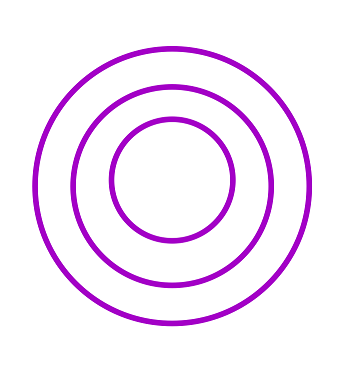
%> input picture code/lest.png, 342 x 373 px
$ octave --eval "result = outimage(imread('lest.png'));"   (GNU Octave 9; MATLAB toolbox functions it lacks are replaced by stand-ins)
%> lines starting %> are read from the running program, lines starting %| are printed output that depends on the picture; in (x1, y1, x2, y2) boxes, pixels count from 0 and x2, y2 are one past the last pixel; in counts of white or black regions, pixels touching at a corner belong together; the program's own positions count from 1
### code/circ.m
function [R,A,B]=circ(x,y,N)
x1 = 0;
x2 = 0;
x3 = 0;
y1 = 0;
y2 = 0;
y3 = 0;
x1y1 = 0;
x1y2 = 0;
x2y1 = 0;
for i = 1 : N
    x1 = x1 + x(i);
    x2 = x2 + x(i)*x(i);
    x3 = x3 + x(i)*x(i)*x(i);
    y1 = y1 + y(i);
    y2 = y2 + y(i)*y(i);
    y3 = y3 + y(i)*y(i)*y(i);
    x1y1 = x1y1 + x(i)*y(i);
    x1y2 = x1y2 + x(i)*y(i)*y(i);
    x2y1 = x2y1 + x(i)*x(i)*y(i);
end
C = N * x2 - x1 * x1;
D = N * x1y1 - x1 * y1;
E = N * x3 + N * x1y2 - (x2 + y2) * x1;
G = N * y2 - y1 * y1;
H = N * x2y1 + N * y3 - (x2 + y2) * y1;
a = (H * D - E * G)/(C * G - D * D);
b = (H * C - E * D)/(D * D - G * C);
c = -(a * x1 + b * y1 + x2 + y2)/N;
A = a/(-2); %x ??
B = b/(-2); %y ??
R = sqrt(a * a + b * b - 4 * c)/2;

### code/outimage.m
function[outrx,outry]=outimage(I)
 [m,n,p]=size(I);
 I=im2bw(I);
 se=strel('square',3);
 Ia=imerode(I,se);
 Iout=I-Ia;
 figure(1);
 imshow(Iout);
 Iout1=Iout;
 N=1;
 for i=1:m
     for j=1:n
         if Iout(i,j)==1
             p(N,1)=i;
             p(N,2)=j;
             N=N+1;
             Iout(i,j+5:end)=0;
         end

     end
 end
 figure(2);
 imshow(Iout);
 outright=Iout;
 [ny,nx]=size(outright);
 numi=0;
for iy=1:ny
    for ix=1:nx
    if outright(iy,ix)==1
        numi= numi+1;
        outrx(numi)=iy;
        outry(numi)=ix;
    end
    end
end
 for i=1:m
     for j=n:(-1):1
         if Iout1(i,j)==1
             p(N,1)=i;
             p(N,2)=j;
             N=N+1;
             Iout1(i,1:j-5)=0;
         end
     end
 end
 figure(3);
 imshow(Iout1);
 outleft=Iout1;
 x=p(:,1);
 y=p(:,2);
 [R,x00,y00]=circ(x,y,N-1);
 disp(['banjing: ' num2str(R),' mm' ]);
 disp(['zuobiaodian:( ' num2str(x00) ,',',num2str(y00),')']);
 figure(4)
 imshow(I);
 hold on
 plot(x00,y00,'r+');
end
%> in outimage, `I=im2bw(I);`:
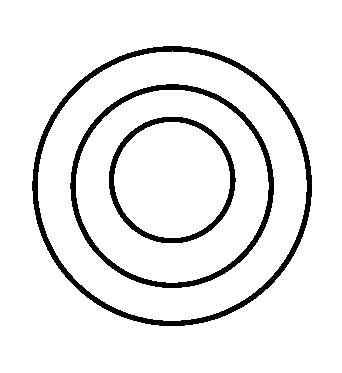
%> I: size 373x342 logical; 92.2% white; 3 black regions, box (x1, y1, x2, y2) and area: (32, 46, 312, 326) 4613, (70, 84, 274, 288) 3341, (109, 117, 236, 243) 2030
%> in outimage, `Ia=imerode(I,se);`:
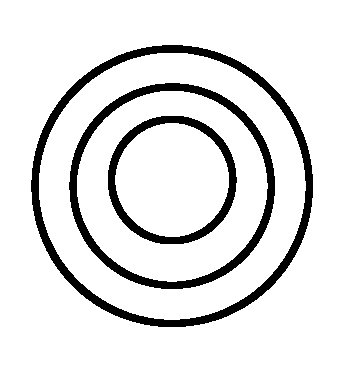
%> Ia: size 373x342 logical; 88.4% white; 3 black regions, box (x1, y1, x2, y2) and area: (31, 45, 313, 327) 6810, (69, 83, 275, 289) 4929, (108, 116, 237, 244) 3000
%> in outimage, `Iout=I-Ia;`:
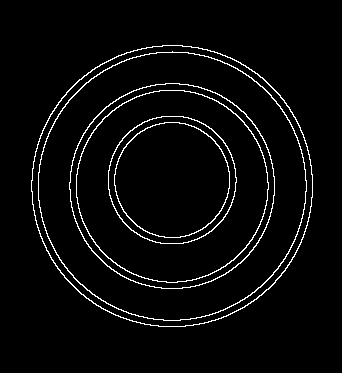
%> Iout: size 373x342 double; values 0 (black) and 1 (white), 3.7% white in thin lines or dots, all inside (x1, y1, x2, y2) = (31, 45, 313, 327)
%> after the loop in outimage, `for i=1:m`:
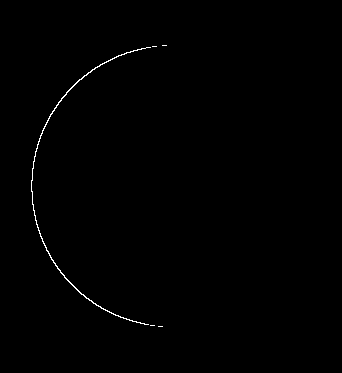
%> Iout: size 373x342 double; values 0 (black) and 1 (white), 0.42% white in thin lines or dots, all inside (x1, y1, x2, y2) = (31, 45, 167, 327)
%> after the loop in outimage, `for i=1:m`: N = 534; p = 533 rows, first 12: [46 163; 46 164; 46 165; 46 166; 46 167; 47 153; 47 154; 47 155; 47 156; 47 157; 48 147; 48 148]
%> after the loop in outimage, `for iy=1:ny`: numi = 533; outrx = 533 values from 46 to 327; outry = 533 values, max 167 at index 5, min 32 at index 261, mean 77.92
%> after the loop in outimage, `for i=1:m`:
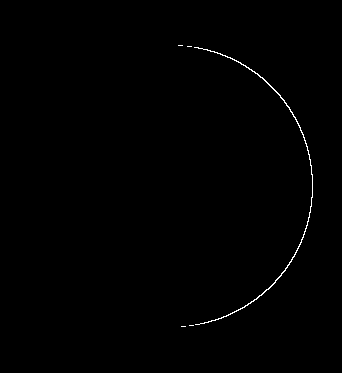
%> Iout1: size 373x342 double; values 0 (black) and 1 (white), 0.42% white in thin lines or dots, all inside (x1, y1, x2, y2) = (178, 45, 313, 327)
%> after the loop in outimage, `for i=1:m`: N = 1065; p = 1064 rows, first 12: [46 163; 46 164; 46 165; 46 166; 46 167; 47 153; 47 154; 47 155; 47 156; 47 157; 48 147; 48 148]
%> in outimage, `x=p(:,1);`: x = 1064 values, max 327 at index 529, min 46 at index 1, mean 186.3
%> in outimage, `y=p(:,2);`: y = 1064 values, max 313 at index 787, min 32 at index 261, mean 172.6
%> the loop in circ, `for i = 1 : N` made 1064 passes
%> (x1, x2, x3, y1, y2, y3, x1y1, x1y2) on passes 1 to 3: (46, 2116, 97336, 163, 26569, 4330747, 7498, 1222174), (92, 4232, 194672, 327, 53465, 8741691, 15042, 2459390), (138, 6348, 292008, 492, 80690, 13233816, 22632, 3711740)
%> after the loop in circ, `for i = 1 : N`: x1 = 198223; x1y1 = 34202585; x1y2 = 7970219017; x2 = 46861559; x2y1 = 8086245707; x3 = 12434248777; y1 = 183595; y2 = 42763225; y3 = 11206179427
%> in circ, `C = N * x2 - x1 * x1;`: C = 10568341047
%> in circ, `D = N * x1y1 - x1 * y1;`: D = -1201245
%> in circ, `E = N * x3 + N * x1y2 - (x2 + y2) * x1;`: E = 3.94e+12
%> in circ, `G = N * y2 - y1 * y1;`: G = 11792947375
%> in circ, `H = N * x2y1 + N * y3 - (x2 + y2) * y1;`: H = 4.07e+12
%> in circ, `a = (H * D - E * G)/(C * G - D * D);`: a = -373.3
%> in circ, `b = (H * C - E * D)/(D * D - G * C);`: b = -345.4
%> in circ, `c = -(a * x1 + b * y1 + x2 + y2)/N;`: c = 44904.5
%> in circ, `A = a/(-2);`: A = 186.6
%> in circ, `B = b/(-2);`: B = 172.7
%> in circ, `R = sqrt(a * a + b * b - 4 * c)/2;`: R = 140.5
%> in outimage, `[R,x00,y00]=circ(x,y,N-1);`: x00 = 186.6; y00 = 172.7
%| banjing: 140.5427 mm
%| zuobiaodian:( 186.6459,172.6848)
%> `result = outimage(imread('lest.png'));`:
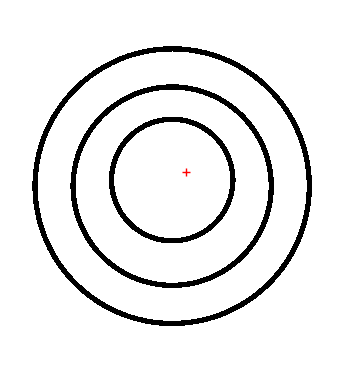
%> figure redrawn from the program's plot data
%> `result = outimage(imread('lest.png'));`: result = 533 values from 46 to 327
